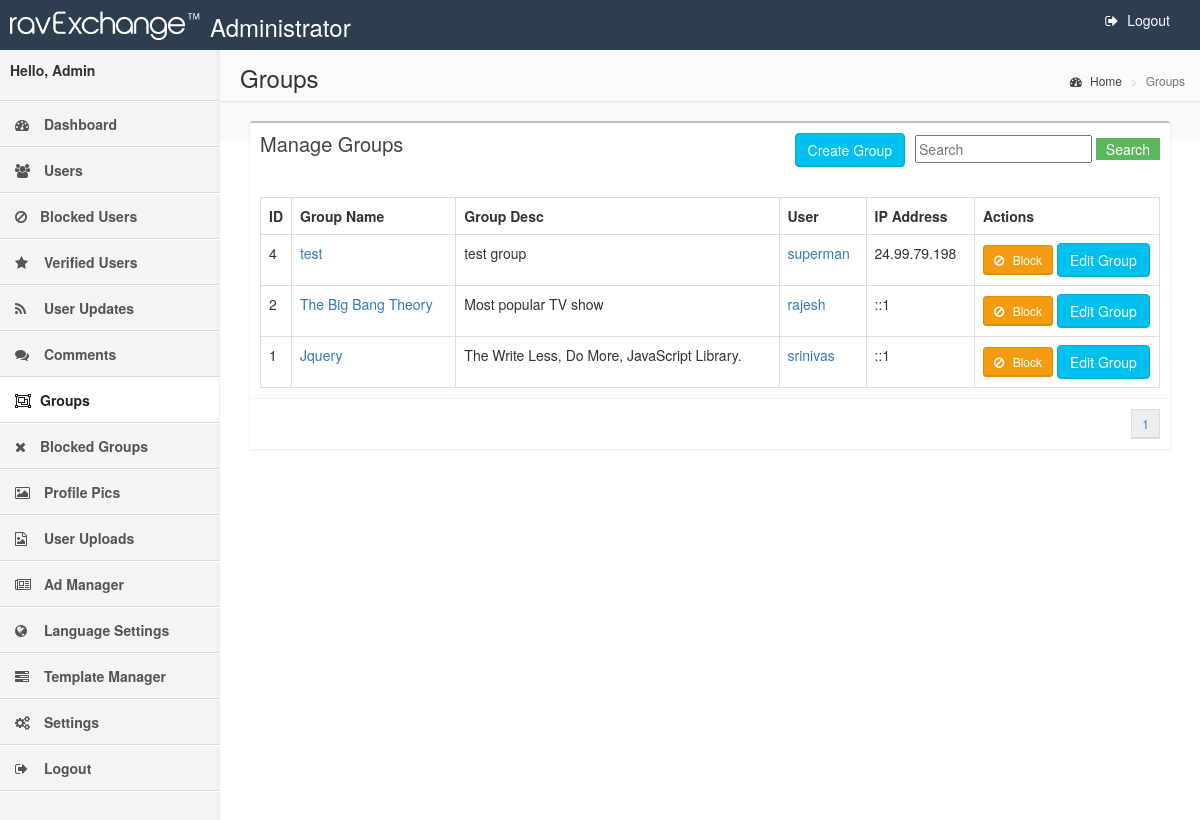
Screenshot of /WallAdmin/groups.php (signed in) with the database file from the repository.
### tables this page shows
CREATE TABLE IF NOT EXISTS `groups` (
  `group_id` int(11) NOT NULL,
  `group_name` varchar(200) NOT NULL,
  `group_desc` text NOT NULL,
  `uid_fk` int(11) NOT NULL,
  `group_created` int(11) NOT NULL,
  `group_pic` varchar(100) DEFAULT NULL,
  `group_bg` varchar(100) DEFAULT NULL,
  `group_ip` varchar(30) DEFAULT NULL,
  `status` enum('0','1','2') DEFAULT '1',
  `group_count` int(11) DEFAULT '0',
  `group_updates` int(11) DEFAULT '0',
  `group_bg_position` varchar(20) DEFAULT '0',
  `verified` enum('0','1') DEFAULT '0'
);

CREATE TABLE IF NOT EXISTS `users` (
  `uid` int(11) NOT NULL,
  `username` varchar(30) DEFAULT NULL,
  `password` varchar(100) DEFAULT NULL,
  `email` varchar(100) DEFAULT NULL,
  `profile_pic` varchar(200) DEFAULT NULL,
  `friend_count` int(11) DEFAULT '0',
  `status` int(1) DEFAULT '1',
  `name` varchar(150) DEFAULT NULL,
  `profile_pic_status` int(1) DEFAULT '0',
  `conversation_count` int(11) DEFAULT '0',
  `updates_count` int(11) DEFAULT '0',
  `first_name` varchar(200) DEFAULT NULL,
  `last_name` varchar(200) DEFAULT NULL,
  `gender` varchar(10) DEFAULT NULL,
  `birthday` varchar(20) DEFAULT NULL,
  `location` varchar(200) DEFAULT NULL,
  `hometown` varchar(200) DEFAULT NULL,
  `bio` text,
  `relationship` varchar(30) DEFAULT NULL,
  `timezone` varchar(10) DEFAULT NULL,
  `provider` varchar(10) DEFAULT NULL,
  `provider_id` varchar(200) DEFAULT NULL,
  `profile_bg` varchar(200) DEFAULT NULL,
  `group_count` int(11) DEFAULT '0',
  `last_login` int(13) DEFAULT NULL,
  `profile_bg_position` varchar(20) DEFAULT '0',
  `verified` enum('0','1') DEFAULT '0',
  `notification_created` int(11) DEFAULT NULL,
  `forgot_code` text,
  `photos_count` int(11) DEFAULT '0',
  `tour` enum('0','1') DEFAULT '0',
  `facebookProfile` varchar(200) DEFAULT NULL,
  `twitterProfile` varchar(200) DEFAULT NULL,
  `googleProfile` varchar(200) DEFAULT NULL,
  `instagramProfile` varchar(200) DEFAULT NULL,
  `emailNotifications` enum('0','1') DEFAULT '1',
  `email_activation` varchar(300) DEFAULT NULL
);

### WallAdmin/includes/Wall_Admin.php (called while the page is built, shortened)
<?php
class Wall_Admin
{
    public function Get_Configurations()
    {
        $db = getDB();
        $stmt = $db->prepare("SELECT  * FROM configurations WHERE con_id='1' ");
        $stmt->execute();
        $row = $stmt->fetch(PDO::FETCH_OBJ);
        $data = json_decode(json_encode($row),true);
        return $data;
    }
    public function Groups_Details($start,$per_page)
    {
        $db = getDB();
        $stmt = $db->prepare("SELECT G.group_name,G.group_id,G.group_desc,G.group_ip,U.username  FROM groups G, users U WHERE U.uid=G.uid_fk AND G.status='1' ORDER BY group_id DESC LIMIT :start, :per_page");
        $stmt->bindValue(':start', (int) trim($start), PDO::PARAM_INT);
        $stmt->bindValue(':per_page', (int) trim($per_page), PDO::PARAM_INT);
        $stmt->execute();
        $row = $stmt->fetchAll(PDO::FETCH_OBJ);
        $data = json_decode(json_encode($row),true);
        return $data;
    }
}
?>

### WallAdmin/configurations.php (called while the page is built, shortened)
<?php
$Get_Configurations=$WallAdmin->Get_Configurations();
?>

### WallAdmin/includes.php (called while the page is built, shortened)
<?php
include_once '../config.php';
include_once '../api/apiFunctions/wallFunctions.php';
include_once 'includes/Wall_Admin.php';
$WallAdmin = new Wall_Admin();
include 'configurations.php';
?>

### config.php (called while the page is built, shortened)
<?php
$base_url=BASE_URL;
?>

### WallAdmin/groups.php (the view, shortened to what this page needs)
<?php
include_once 'includes.php';
include_once 'pagination_header.php';
$Groups_Details_Array=$WallAdmin->Groups_Details($start,$per_page);
?>
<!DOCTYPE html>
<html>
    <?php include_once("head.php"); ?>
    <body class="skin-blue">
        <?php include_once("header.php"); ?>
        <div class="wrapper row-offcanvas row-offcanvas-left">
           <?php include_once("menu.php"); ?>
            <aside class="right-side">
                <section class="content-header">
                    <h1>
                       Groups
                    </h1>
                    <ol class="breadcrumb">
                        <li><a href="#"><i class="fa fa-dashboard"></i> Home</a></li>
                        <li class="active">Groups</li>
                    </ol>
                </section>
                <section class="content">
                  <div class="col-md-12">
                            <div class="box">
                                <div class="box-header">
                                    <h3 class="box-title">Manage Groups</h3>
                                    <div class="pull-right searchBlock">
                                        <button type="button" class="btn btn-info" data-toggle="modal" data-target="#exampleModalCenter">
                                          Create Group
                                        </button>
                                    <form method="post" action="" style = 'float:right; margin-left: 10px;' >
                                    <input type="text" value="" name="searchKey"  id="searchInput" placeholder="Search"/>
                                    <input type="submit" class="btn-success" value=" Search " rel="group" id="searchButton"/>
                                    </form>
                                    </div>
                                </div>
                                <div class="box-body" id="groupResults">
                                    <table class="table table-bordered">
                                        <tr>
                                            <th style="width: 10px">ID</th>
											<th>Group Name</th>
                                            <th>Group Desc</th>
											<th>User</th>
                                            <th>IP Address</th>
											<th style="width: 185px">Actions</th>
                                        </tr>
                                    	<?php
										foreach($Groups_Details_Array as $data)
										{
										?>
                                        <tr id="groups<?php echo $data['group_id']; ?>">
										 <td style="width: 10px"><?php echo $data['group_id']; ?></td>
											<td><a href="<?php echo $base_url.'group/'.$data['group_id']; ?>"><?php echo htmlcode($data['group_name']); ?></a></td>
                                           <td><?php echo htmlcode($data['group_desc']); ?></td>
										    <td><a href="<?php echo $base_url.$data['username']; ?>" target="_blank"><?php echo $data['username']; ?></a></td>
                                            <td><?php echo $data['group_ip']; ?></td>
											<td><a href="#" class="btn btn-warning btn-sm groupBlock" id="<?php echo $data['group_id']; ?>" rel=""><i class="fa fa-ban"></i> Block</a>
											    <button type="button" class="btn btn-info edit_btn" id = '<?php echo $data['group_id']; ?>' data-toggle="modal" data-target="#editModalCenter">
                                                  Edit Group
                                                </button>
											</td>
                                        </tr>
										<?php } ?>
                                    </table>
                                </div>
                             <?php include 'pagination_footer.php'; ?>
                            </div>
                </section>
            </aside>
        </div>
    </body>
</html>

### api/apiFunctions/wallFunctions.php (shortened to what this page needs)
<?php
function htmlCode($orimessage)
{
$s = array ("<", ">");
$z = array ("&lt;","&gt;");
$message = str_replace($s, $z, $orimessage);
$finalMessage=trim(str_replace("\/n", "<br/>", $message));
$final=htmlspecialchars(stripslashes($finalMessage), ENT_QUOTES, "UTF-8");
return preg_replace("/\r\n|\r|\n/", '<br/>', $final);
}
?>

### css/wallscriptPlugins.css (style rules this page uses)
body:after { content: url(../wall_icons/close.png) url(../wall_icons/loading.gif) url(../wall_icons/prev.png) url(../wall_icons/next.png); display: none; }
.fa { display: inline-block; font: normal normal normal 14px/1 FontAwesome; font-size: inherit; text-rendering: auto; -webkit-font-smoothing: antialiased; -moz-osx-font-smoothing: grayscale; margin-right: 5px; }
.pull-right { float: right; }
.fa-ban:before { content: "\f05e"; }
.fa-dashboard:before, .fa-tachometer:before { content: "\f0e4"; }

### rows the page displays
groups: group_id "4", group_name "test test group", users.username "superman", group_ip "24.99.79.198"
groups: group_id "2", group_name "The Big Bang Theory Most popular TV show", users.username "rajesh", group_ip "::1"
groups: group_id "1", group_name "Jquery The Write Less, Do More, JavaScript Library.", users.username "srinivas", group_ip "::1"
